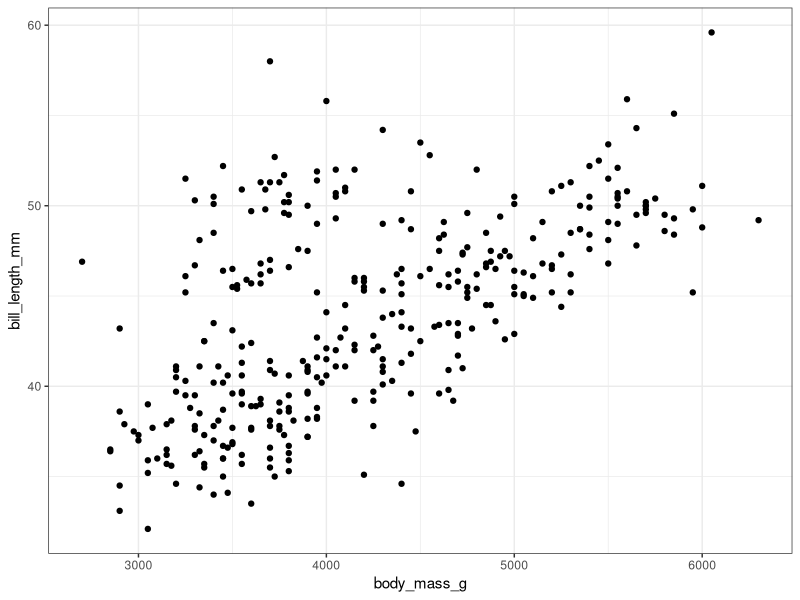
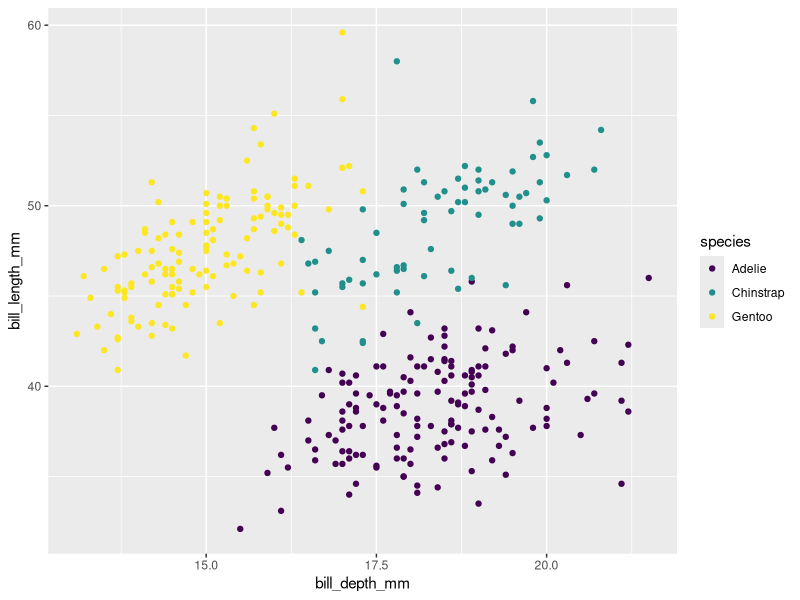

Here is the R script that generated these plots, in order:
## ---- chunk 1
# Load libraries
library(palmerpenguins)
library(tidyverse)
library(kableExtra)


Penguins <- penguins
## ---- chunk 2
#| fig-width: 6
#| fig-height: 4
#| fig-align: "center"
#| label: Penguins
#| fig-cap: "This is my figure"
Plot <- ggplot(Penguins,
                aes(body_mass_g, bill_length_mm)) +
        geom_point() +
        theme_bw()
Plot
## ---- chunk 3
penguins |>
  group_by(species) |>
  summarise(billmean = mean(bill_length_mm, na.rm = TRUE)) |>
  kbl()  |> # make it a kable table
  kable_classic() |> # add a theme
  row_spec(2, bold = TRUE, color = "white", background = "red") |> # highlight row 2
  kable_styling(full_width = FALSE) # don't make it so wide
## ---- chunk 4
#| label: fig-penguin-bill #label things starting with "fig-" and "tbl-" if you are going to call back to them with markdown text to auto-number(see below)
#| fig-cap: "Bill length vs. bill depth for three penguin species."
#| echo: false

ggplot(penguins, aes(x = bill_depth_mm, y = bill_length_mm, color = species)) +
  geom_point() +
  scale_color_viridis_d()
